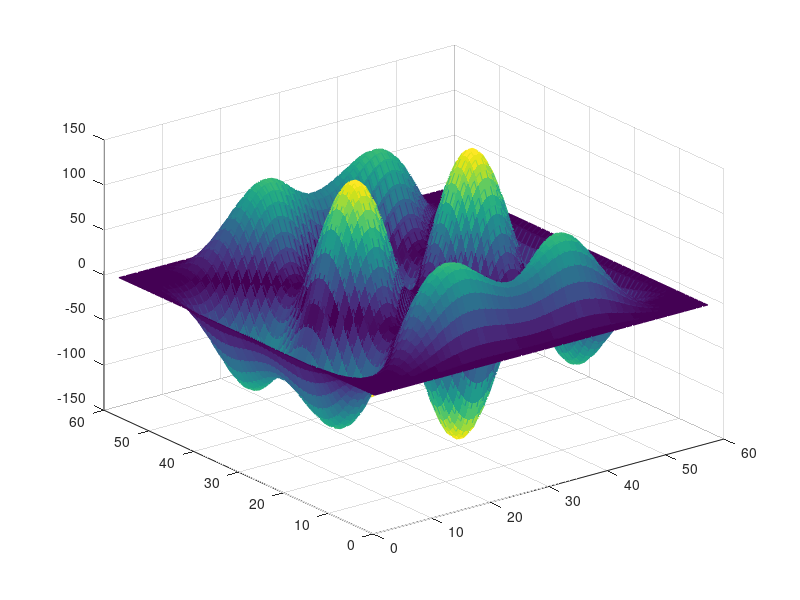
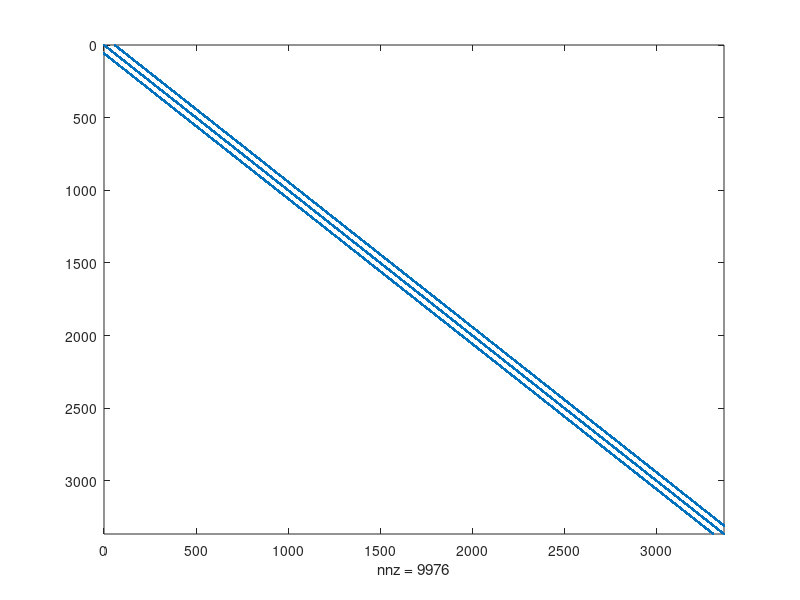
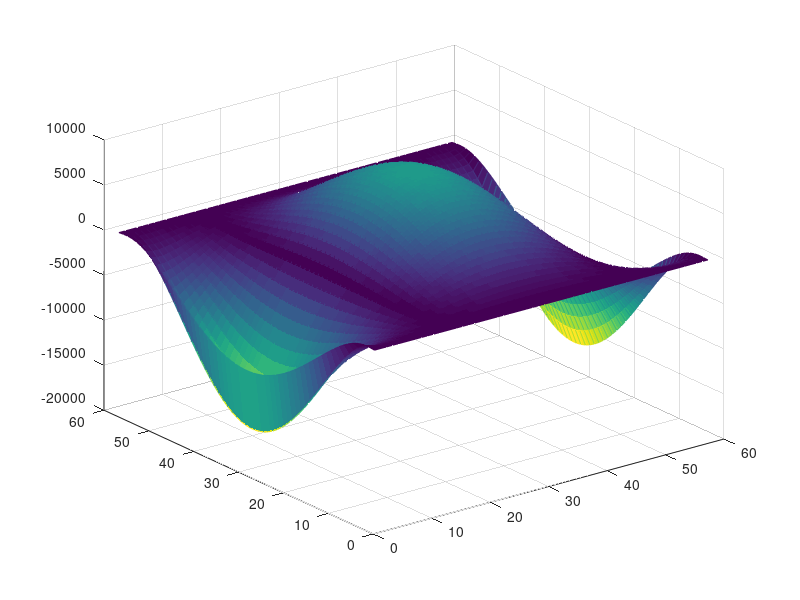
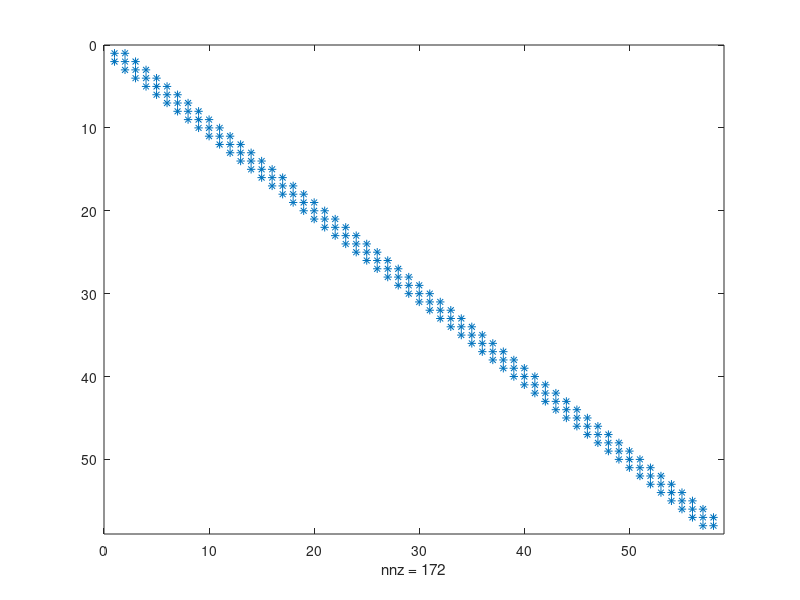

These figures' MATLAB source, in order: (Note: this script raises an error after producing the figures.)
clear all
close all
clc
%%
load("./param/modesVK.mat");
for m = 1 : Nmodes
    mdShapes(:,:,m) = reshape(V(:,m),[(Ny+1),(Nx+1)]) ;
   %subplot(4,4,m)
   mesh(3000*(mdShapes(:,:,m)),(abs(mdShapes(:,:,m))),'FaceColor','texturemap') ;  %axis equal; axis tight ; view(2) ;
end
%%
Id=speye(Nx+1,Ny+1);
Dxx=sparse((Nx+1)*(Ny+1),(Nx+1)*(Ny+1));
ef = ones((Nx+1)*(Ny+1),1)/h^2;
Dxx=spdiags([ef -2*ef ef],[-Nx-1,0,Nx+1],(Nx+1)*(Ny+1),(Nx+1)*(Ny+1))

figure
spy(Dxx)
%clear Dxx
%Dxx=Dxx/(h^2);


test=Dxx*V(:,1);
for m = 1 : Nmodes
    testm = reshape(test(:,1),[(Ny+1),(Nx+1)]) ;
end
figure
mesh(3000*(testm(:,:,1)),(abs(testm(:,:,1))),'FaceColor','texturemap') ;

%%
e = ones(Ny+1,1)/h^2;
dy=spdiags([e -2*e e],-1:1,Nx+1,Ny+1);
%dy(1,1)=3;
%dy(end,end)=3;
figure
spy(dy)
%%
Dyy=sparse((Nx+1)*(Ny+1),(Nx+1)*(Ny+1));
Dyy(1:Nx+1,1:Ny+1)=dy;

for i =1:Nx
    Dyy(i*(Nx+1)+1:(i+1)*(Nx+1),i*(Ny+1)+1:(i+1)*(Ny+1))=dy;
end
%Dxx((Nx-1)*Nx+1:Nx*Nx,(Nx-1)*Ny+1:Nx*Ny)=-2*Id;
%Dxx((Nx+1)*Nx+1:(Nx+2)*Nx,(Nx+1)*Ny+1:(Nx+2)*Ny)=-2*Id;

figure
spy(Dyy)

test=Dyy*V(:,1);
for m = 1 : Nmodes
    testm = reshape(test(:,1),[(Ny+1),(Nx+1)]) ;
end
figure
mesh(3000*(testm(:,:,1)),(abs(testm(:,:,1))),'FaceColor','texturemap') ;
%%


%%

Testvec=[1:(Nx+1)*(Ny+1)]';

for m = 1 : Nmodes
    testm = reshape(Testvec,[(Ny+1),(Nx+1)]) ;
end
figure
mesh(3000*(testm(:,:,1)),(abs(testm(:,:,1))),'FaceColor','texturemap') ;

%%
Dxy=fidimat(Ny+1,Nx+1,'grad',2);




